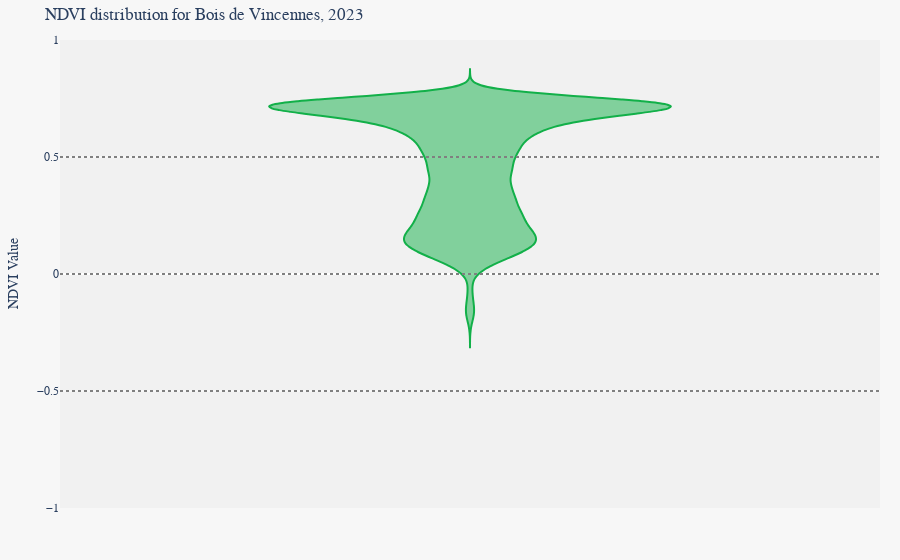

The notebook cell saved with this chart:
### Code cell
plot_box(np_image, "Bois de Vincennes", 2023)

### Figure 1 — Plotly figure (JSON) as saved in the notebook; plotly's stock layout.template omitted (floating-point values rounded to 4 significant figures; data arrays with more than 128 entries replaced by an {"elided": "..."} marker saying what was removed)
{"data": [{"alignmentgroup": "True", "box": {"visible": false}, "hovertemplate": "NDVI=%{y}<extra></extra>", "legendgroup": "", "marker": {"color": "#12b049"}, "name": "", "offsetgroup": "", "orientation": "v", "scalegroup": "True", "showlegend": false, "type": "violin", "x0": " ", "xaxis": "x", "y": {"elided": "170040 float values"}, "y0": " ", "yaxis": "y"}], "layout": {"font": {"family": "Arial", "size": 12}, "legend": {"tracegroupgap": 0}, "margin": {"b": 20, "l": 20, "r": 20, "t": 40}, "paper_bgcolor": "rgba(240,240,240,0.5)", "plot_bgcolor": "rgba(240,240,240,0.8)", "shapes": [{"line": {"color": "gray", "dash": "dot"}, "type": "line", "x0": 0, "x1": 1, "xref": "x domain", "y0": 0, "y1": 0, "yref": "y"}, {"line": {"color": "gray", "dash": "dot"}, "type": "line", "x0": 0, "x1": 1, "xref": "x domain", "y0": 0.5, "y1": 0.5, "yref": "y"}, {"line": {"color": "gray", "dash": "dot"}, "type": "line", "x0": 0, "x1": 1, "xref": "x domain", "y0": -0.5, "y1": -0.5, "yref": "y"}], "showlegend": false, "title": {"text": "NDVI distribution for Bois de Vincennes, 2023"}, "violinmode": "group", "xaxis": {"anchor": "y", "domain": [0, 1], "title": {"text": ""}}, "yaxis": {"anchor": "x", "domain": [0, 1], "range": [-1, 1], "title": {"text": "NDVI Value"}}}}
